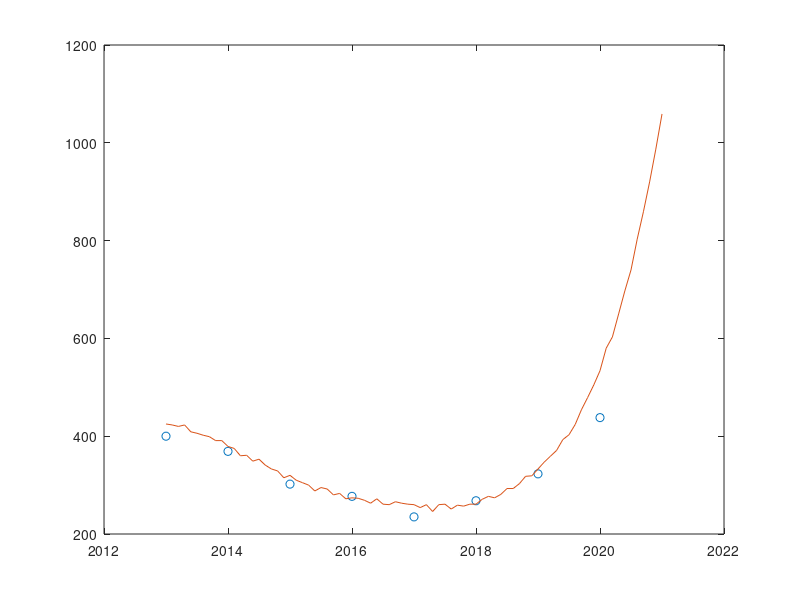

This chart was generated by the following MATLAB code: (Note: this script raises an error after producing the figure.)
% Nombre: Diego Vinals Lage
% Parcial: 1
% Modelo: D
% Fecha: 13/02/2021

% Ejercicio: 1
clc, clear
display('Ejercicio 1')
y = [ 400 369 302 277 235 268 323 ];
x = [ 2013 2014 2015 2016 2017 2018 2019 ];
display('Apartado A)')
p = polyfit(x, y , 3);
display('Los coeficientes del polinomio son: ' );
p
% la ecuacion es y = 0.0031*t - 2.0668
%ec = 0.0031*t - 2.0668 == y
%subs(ec, 2020)
t2 = 2013: 0.1: 2021;
y2 = polyval(p, t2);
yy2 = [ 400 369 302 277 235 268 323 438];
x2 = [ 2013 2014 2015 2016 2017 2018 2019 2020];
plot(x2,yy2,'o', t2, y2);
display('Apartado B)')
display('Como podemos ver en la grafica, estan cerca, pero no son exactos');
display('Para el polinomio ajustado el valor de 2020 es: 458.143');
display('Y en los datos nos viene que el valor es 438');
display('Apartado C)');
display('El error de la estimacion es:');
error = 458.143 - 438
display('Apartado D)');
display('Podemos observar que si el grado del polinomio es 5');
display('El valor estimado es: 440.25');
display('Por tanto el error es: ');
error = 440.25 -438
display('Que es mucho menor');
pD = polyfit(x,y,5);
yD = polyval(pD, t2);
plot(x2,yy2,'o', t2, yD);







pause
% Ejercicio: 2
clc, clear
display('Ejercicio 2');
syms s t
A = [-14 4 -6 0 
    3 2 -6 -6
    0 4 -3 3
    -15 -2 18 15]
display('Apartado A)');
display('Los autovalores son los siguientes (diagonal de la matriz)');
[~ , vp] = eig(A) % con esto ~ obvia los calculos de los autovectores, variable muda
display('Apartado B)');
display('No resuelto'); 
% calculamos (lambda*I - M)
vp11 = vp(1,1) * eye(4) - A;
vp22 = vp(2,2) * eye(4) - A;
vp33 = vp(3,3) * eye(4) - A;
vp44 = vp(4,4) * eye(4) - A;

% reducimos con gauss-jordas
GJ11 = rref(vp11);
GJ22 = rref(vp22);
GJ33 = rref(vp33);
GJ44 = rref(vp44);

BaseLambda1 = s*[0 1 0 0] + t*[-2 0 2 1];

display('Apartado C)');

A = sym(A);
[P , ~] = eig(A);
Pinv = round(inv(P));
display('SI que es diagonalizable');
display('La  matriz es la siguiente:');
D = round(Pinv*A*P)

pause

% Ejercicio: 3 
clc, clear
syms lambda
display('Ejercicio 3');

A = [ 3 -2 -4
    -2 6 -2
    -4 -2 3]
A = sym(A);
display('Apartado A)');
[P , ~] = eig(A);
Pinv = round(inv(P));
display('Si que es diagonalizable');
display('La matriz es: ');
D = round(Pinv*A*P)
display('Apartado B)');
p = det(lambda*eye(3) - A);
display('Los autovalores son:');
lambda = solve(p == 0)
display('Calculamos la matriz de autovectores');
[V, ~] = eig(A)
v2 = V(:, 2); 
v3 = V(:, 3);
display('Hacemos Gram-Schmidt');
pe = dot(v2, v3);
w2 = v2;

w3 = v3 - (dot(v3, w2)/dot(w2, w2))*w2;

u1 = V(:, 1);

u2 = w2/norm(w2); u3 = w3/norm(w3);

% Matriz P:
display('La Base ortonormal son los vectores columna de la sieguiente matriz:');
p = [u1 u2 u3]

display('Apartado C)');
display('No resuelto');


